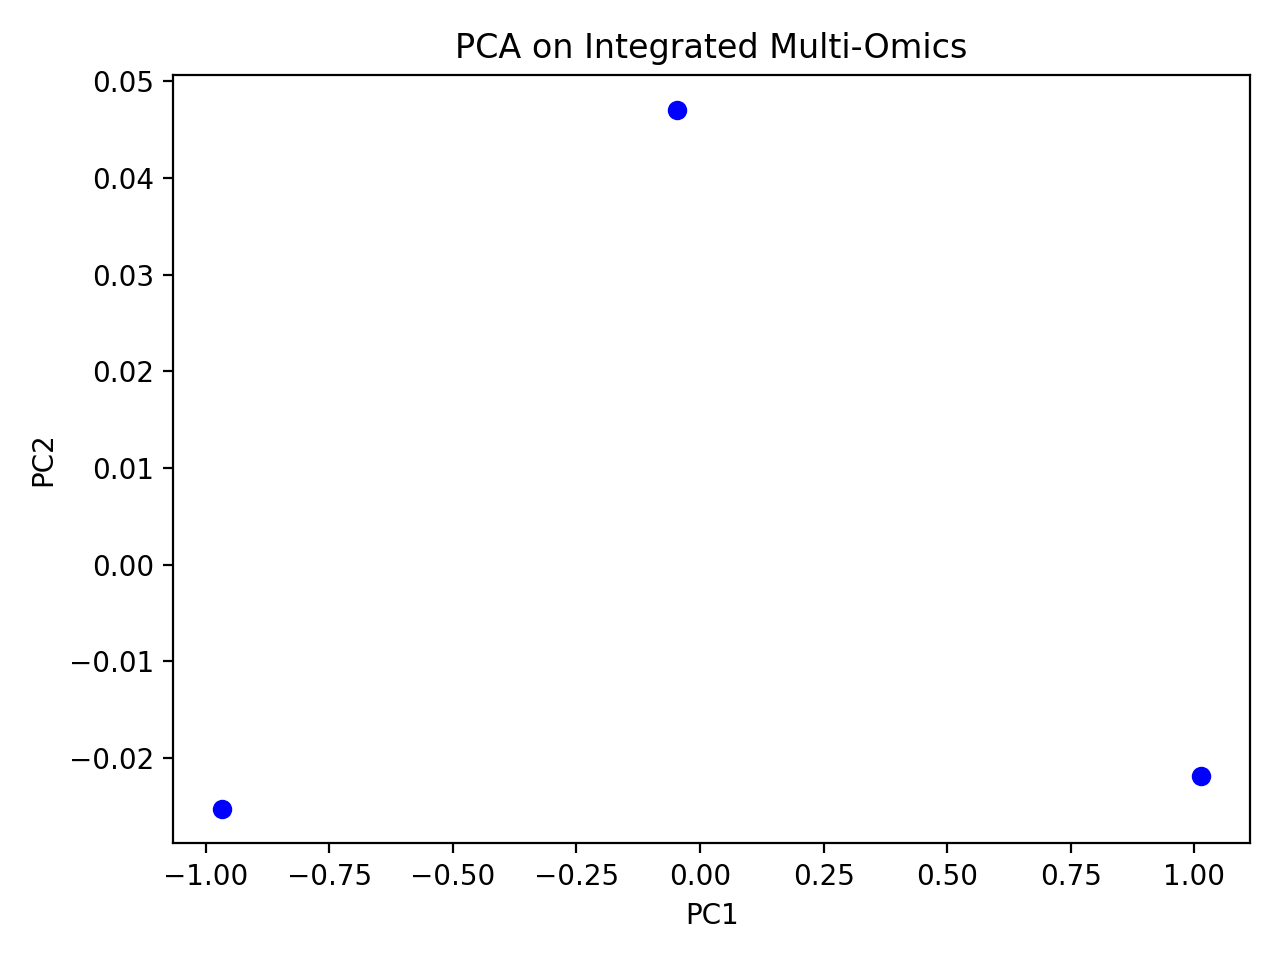

Python code for this plot:
"""
Demo 2 — PCA pe date integrate
"""

import pandas as pd
from sklearn.decomposition import PCA
import matplotlib.pyplot as plt

df = pd.read_csv("data/sample/proteomics_data.csv", index_col=0)

pca = PCA(n_components=2)
proj = pca.fit_transform(df.T)

plt.scatter(proj[:, 0], proj[:, 1], c="blue")
plt.title("PCA on Integrated Multi-Omics")
plt.xlabel("PC1")
plt.ylabel("PC2")
plt.tight_layout()
plt.savefig("labs/10_integrative/submissions/codmihaic/demo02.png", dpi=200)
plt.show()
